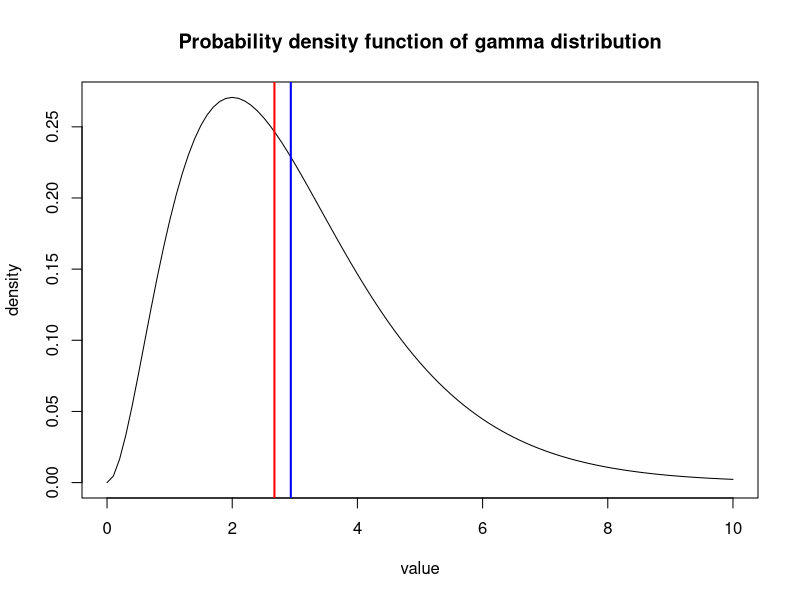
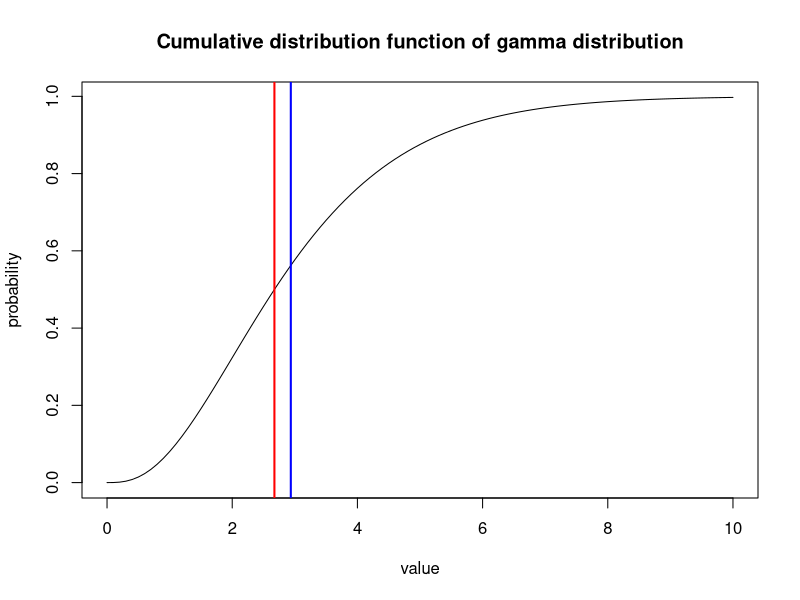
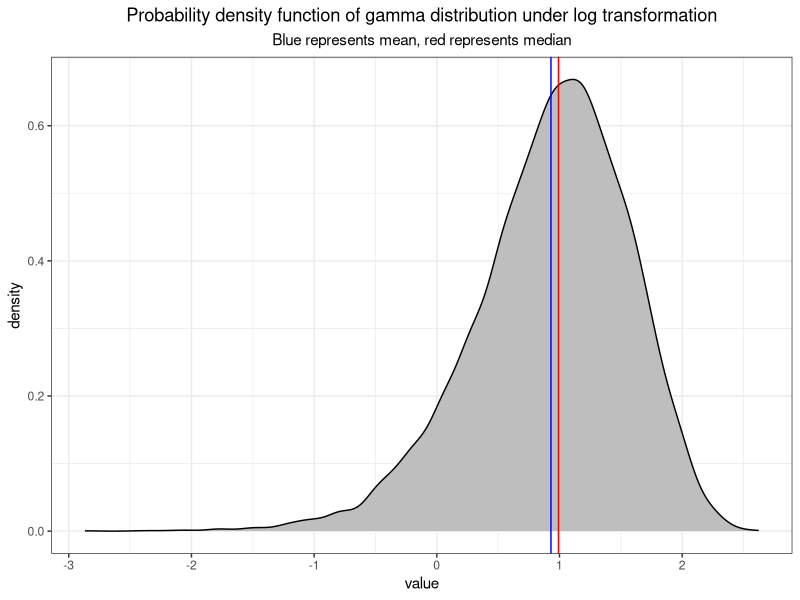
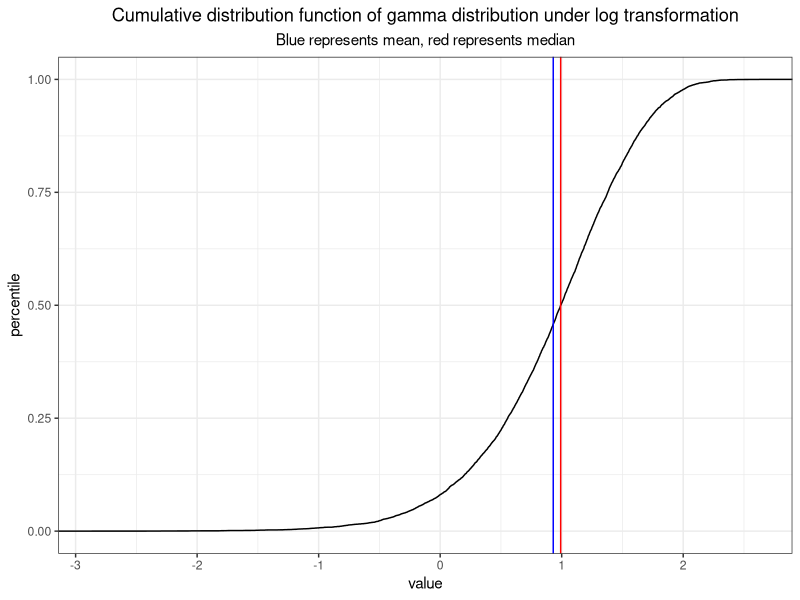
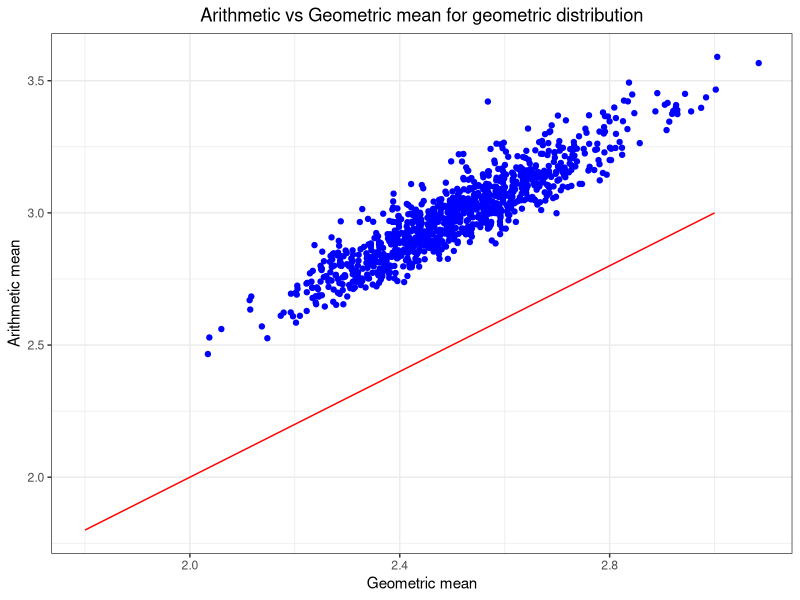
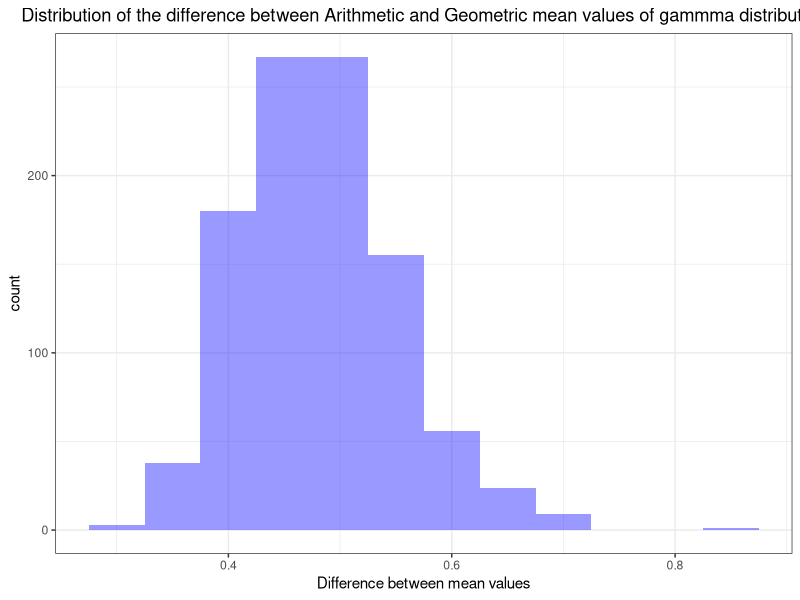
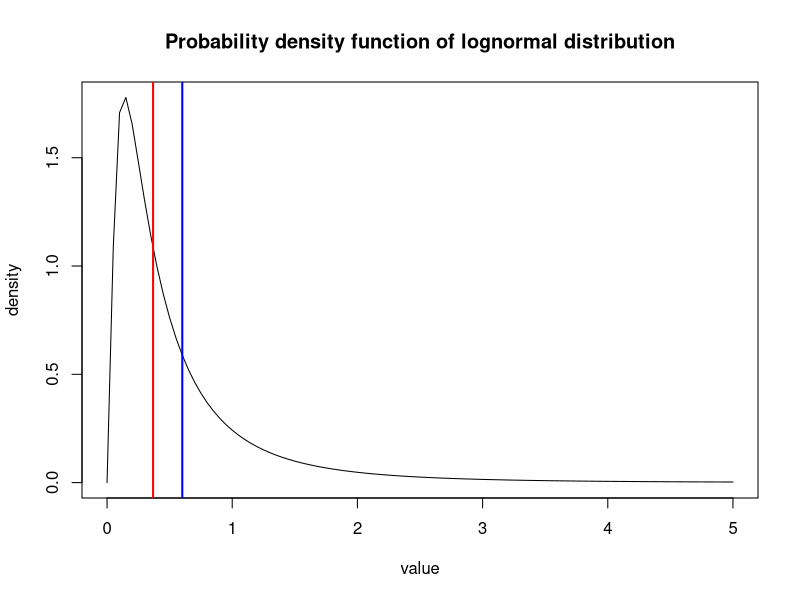
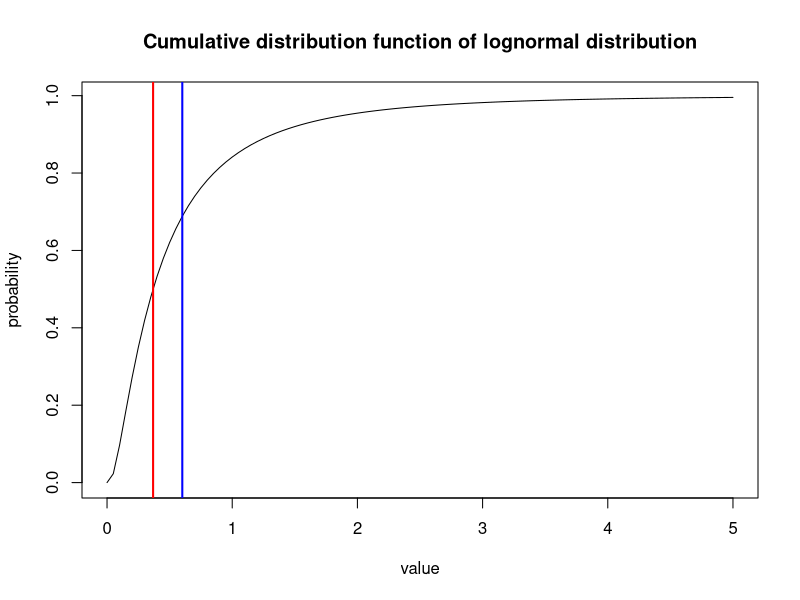

Recreate these plots in R, in order.
## ---- chunk 1
knitr::opts_chunk$set(echo=TRUE, warning=FALSE, message=FALSE, cache=TRUE)
## ---- chunk 2
library(tidyverse)
## ---- chunk 3
pdf <- function(df, type, var) {
  ggplot(df) +
    geom_density(aes(x = type), fill = "grey") +
    geom_vline(aes(xintercept = mean(type)), color = "blue") +
    geom_vline(aes(xintercept = median(type)), color = "red") +
    labs(title = sprintf("Probability density function of %s",var),
         subtitle = "Blue represents mean, red represents median",
         x = "value") +
    theme_bw() +
    theme(plot.title = element_text(hjust=0.5),
          plot.subtitle = element_text(hjust=0.5))
}

cdf <- function(df, type, var) {
    ggplot(df, aes(type)) + 
    stat_ecdf(geom = "step", color = "black") +
    geom_vline(aes(xintercept = mean(type)), color = "blue") +
    geom_vline(aes(xintercept = median(type)), color = "red") +
    labs(title = sprintf("Cumulative distribution function of %s", var),
         subtitle = "Blue represents mean, red represents median",
         x = "value",
         y = "percentile") +
    theme_bw() +
    theme(plot.title = element_text(hjust=0.5),
          plot.subtitle = element_text(hjust=0.5))
}

arith_vs_geom <- function(d, var, n1, n2) {
  x <- seq(n1, n2, by = ((n2 - n1)/(1000 - 1)))
  y <- seq(n1, n2, by = ((n2 - n1)/(1000 - 1)))
  df <- data.frame(x=x, y=y)
  ggplot(d) +
    geom_point(aes(y = arithmetic, x = geometric), color = "blue") +
    geom_line(aes(x=df$x,y=df$y),color = "red") +
    labs(title=sprintf("Arithmetic vs Geometric mean for %s", var),
         y = "Arithmetic mean",
         x = "Geometric mean") +
    theme_bw() +
    theme(plot.title = element_text(hjust=0.5),
          plot.subtitle = element_text(hjust=0.5))
}

hist_plot <- function(d, var, n) {
  ggplot(d) +
    geom_histogram(aes(x = abs(arithmetic-geometric)), binwidth=n,fill= "blue",alpha =0.4) +
    labs(x = "Difference between mean values", 
         title= sprintf("Distribution of the difference between Arithmetic and Geometric mean values of %s", var)) +
    theme_bw() +
    theme(plot.title = element_text(hjust=0.5),
          plot.subtitle = element_text(hjust=0.5))
}
## ---- chunk 4
mean <- mean(rgamma(1000, shape=3,scale=1))
curve(dgamma(x,shape=3,scale=1), xlim = c(0,10), main = "Probability density function of gamma distribution", xlab = "value", ylab = "density")
abline(v = mean, lwd = 2, col = "blue")
abline(v = qgamma(0.5,shape=3,scale=1), lwd = 2, col = "red")
curve(pgamma(x,shape=3,scale=1), xlim = c(0,10), main = "Cumulative distribution function of gamma distribution", xlab = "value", ylab = "probability")
abline(v = mean, lwd = 2, col = "blue")
abline(v = qgamma(0.5,shape=3,scale=1), lwd = 2, col = "red")
## ---- chunk 5
gamma <- rgamma(10000, shape=3, scale=1)
x <- 1:10000
loggamma <- log(gamma)
df_gamma <- data.frame(x = x, gamma = gamma,loggamma = loggamma)
pdf(df_gamma, loggamma, "gamma distribution under log transformation")
cdf(df_gamma, loggamma, "gamma distribution under log transformation")
## ---- chunk 6
d <- data.frame()
  for (i in 1:1000) {
      n <- rgamma(100, shape=3, scale=1)
      d[i,1] <- mean(n)
      d[i,2] <- exp(mean(log(n)))
  }
d <- d %>% 
  rename(arithmetic = V1, geometric = V2)
arith_vs_geom(d, "geometric distribution",1.8,3)
## ---- chunk 7
hist_plot(d, "gammma distribution", 0.05)
## ---- chunk 8
mean <- mean(rlnorm(1000, meanlog = -1, sdlog = 1))
curve(dlnorm(x, meanlog = -1, sdlog = 1), xlim = c(0,5), main = "Probability density function of lognormal distribution", xlab = "value", ylab = "density")
abline(v = mean, lwd = 2, col = "blue")
abline(v = qlnorm(0.5,meanlog = -1, sdlog = 1), lwd = 2, col = "red")

curve(plnorm(x,meanlog = -1, sdlog = 1), xlim = c(0,5), main = "Cumulative distribution function of lognormal distribution", xlab = "value", ylab = "probability")
abline(v = mean, lwd = 2, col = "blue")
abline(v = qlnorm(0.5,meanlog = -1, sdlog = 1), lwd = 2, col = "red")
## ---- chunk 9
lnorm <- rlnorm(1000, meanlog = -1, sdlog = 1)
loglnorm <- log(lnorm)
x <- 1:1000
df_lnorm <- data.frame(x = x, lnorm = lnorm, loglnorm = loglnorm)
pdf(df_lnorm, loglnorm, "lognormal distribution under log transformation")
cdf(df_lnorm, loglnorm, "lognormal distribution under log transformation")
## ---- chunk 10
d <- data.frame()
  for (i in 1:1000) {
      n <- rlnorm(100, meanlog=-1, sdlog= 1)
      d[i,1] <- mean(n)
      d[i,2] <- exp(mean(log(n)))
  }
d <- d %>% 
  rename(arithmetic = V1, geometric = V2)
arith_vs_geom(d, "lognormal distribution",0.4,1.0)
## ---- chunk 11
hist_plot(d, "lognormal distribution",0.01)
## ---- chunk 12
mean <- mean(runif(1000, min = 0, max = 1))
curve(dunif(x, min = 0, max = 1), xlim = c(0,1), main = "Probability density function of uniform distribution", xlab = "value", ylab = "density")
abline(v = mean, lwd = 2, col = "blue")
abline(v = qunif(0.5,min = 0, max = 1), lwd = 2, col = "red")

curve(punif(x,min = 0, max = 1), xlim = c(0,1), main = "Cumulative distribution function of uniform distribution", xlab = "value", ylab = "probability")
abline(v = mean, lwd = 2, col = "blue")
abline(v = qunif(0.5,min = 0, max = 1), lwd = 2, col = "red")
## ---- chunk 13
unif <- runif(1000, min = 0, max = 1)
logunif <- log(unif)
x <- 1:1000
df_unif <- data.frame(x = x, unif = unif, logunif = logunif)
pdf(df_unif, logunif, "uniform distribution under log transformation")
cdf(df_unif, logunif, "uniform distribution under log transformation")
## ---- chunk 14
d <- data.frame()
  for (i in 1:1000) {
      n <- rlnorm(100, meanlog=-1, sdlog= 1)
      d[i,1] <- mean(n)
      d[i,2] <- exp(mean(log(n)))
  }
d <- d %>% 
  rename(arithmetic = V1, geometric = V2)
arith_vs_geom(d, "uniform distribution",0.4,1)
## ---- chunk 15
hist_plot(d, "uniform distribution",0.01)
